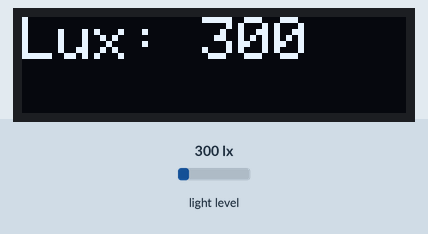
Bench run of a sketch on a simulated Arduino Uno, built with avr-gcc and run on an emulated ATmega328P. On the bench: 128×32 one-colour display. The test bench sets the inputs (shaded band); at power-on: light level 300 lx. The display library's start-up logo is not drawn; what the sketch prints to the serial monitor is not drawn.

Above: at 2.7 s.
2.8 s: light level set to 40 lx
At 3.6 s:
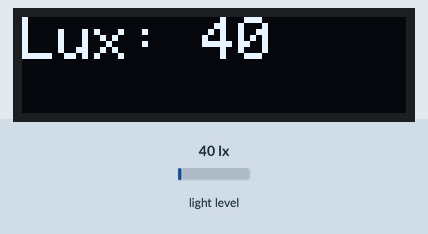
4.5 s: light level set to 500 lx
At 5.3 s:
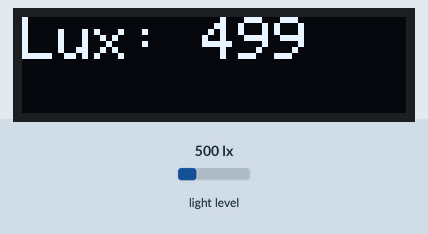
6.0 s: light level set to 1000 lx
At 7.0 s:
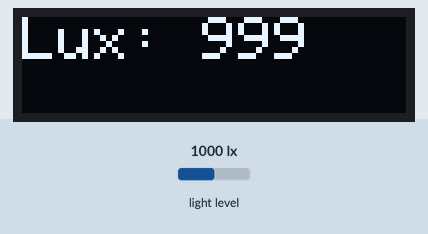
Timing chart, 0 to 9.0 s (numbered marks = the images above; inputs shaded):
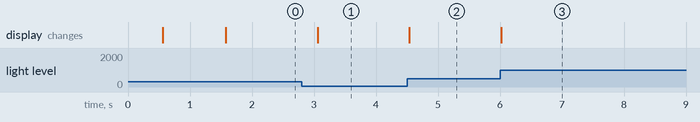

Measured:
- after the input at 2.8 s, the display: changes after 0.26 s (image 1)
- after the input at 4.5 s, the display: changes at once (image 2)
- after the input at 6.0 s, the display: changes at once (image 3)

The sketch:

LightStrengthSenser_OLED_WeMos_D1_R1.ino
```cpp
#include <SPI.h>
#include <Wire.h>
#include <Adafruit_GFX.h>
#include <Adafruit_SSD1306.h>
#include <BH1750.h>

BH1750 lightMeter;

#define SCREEN_WIDTH 128 // OLED display width, in pixels
#define SCREEN_HEIGHT 32 // OLED display height, in pixels

// Declaration for an SSD1306 display connected to I2C (SDA, SCL pins)
#define OLED_RESET     LED_BUILTIN //4 // Reset pin # (or -1 if sharing Arduino reset pin)
Adafruit_SSD1306 display(SCREEN_WIDTH, SCREEN_HEIGHT, &Wire, OLED_RESET);

const uint8_t LightStrengthDetectFrequency = 1000; // in ms

void setup() {
  Serial.begin(115200);
  Serial.println(" ");

  Serial.println("Initializing OLED screen...");
  // SSD1306_SWITCHCAPVCC = generate display voltage from 3.3V internally
  if(!display.begin(SSD1306_SWITCHCAPVCC, 0x3C)) { // Address 0x3C for 128x32
    Serial.println(F("SSD1306 allocation failed"));
    for(;;); // Don't proceed, loop forever
  }

  // Show initial display buffer contents on the screen --
  // the library initializes this with an Adafruit splash screen.
  display.display();

  Serial.println("Done.");
  delay(500); // Pause for 500 ms

  // Clear the buffer
  display.clearDisplay();

  // Draw a single pixel in white for debug
  display.drawPixel(10, 10, WHITE);
  display.display();
  delay(1000); // Pause for 1s

  Serial.println("Initializing BH1750...");
  // Initialize the I2C bus (BH1750 library doesn't do this automatically)
  // On esp8266 devices you can select SCL and SDA pins using Wire.begin(D4, D3);
  Wire.begin();

  lightMeter.begin();
  Serial.println("Done");

  Serial.println("All Initialization Finished.");
}


String str_start = "Lux: ";

void loop() {
  display.clearDisplay();
  uint16_t lux = lightMeter.readLightLevel();

  Serial.print("Light: ");
  Serial.print(lux);
  Serial.println(" lux");

  String str_out = str_start + String(lux);
  OLED_StringPrint(str_out);


  display.display();
  delay(LightStrengthDetectFrequency);
}

void OLED_StringPrint (String _data)
{
  display.setTextSize(2.5);
  display.setTextColor(WHITE); // Draw white text
  display.setCursor(0, 0);     // Start at top-left corner
  display.cp437(true);         // Use full 256 char 'Code Page 437' font
  display.println(_data);
}
```
